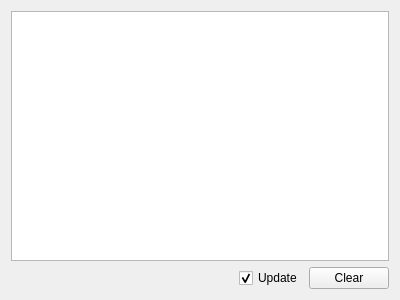
<?xml version="1.0" encoding="UTF-8"?>
<ui version="4.0">
 <class>Form_messagesOutput</class>
 <widget class="QWidget" name="Form_messagesOutput">
  <property name="geometry">
   <rect>
    <x>0</x>
    <y>0</y>
    <width>400</width>
    <height>300</height>
   </rect>
  </property>
  <property name="windowTitle">
   <string>Form</string>
  </property>
  <layout class="QGridLayout" name="gridLayout" columnstretch="10,1,0">
   <item row="1" column="1">
    <widget class="QCheckBox" name="checkBox_update">
     <property name="text">
      <string>Update</string>
     </property>
     <property name="checked">
      <bool>true</bool>
     </property>
    </widget>
   </item>
   <item row="1" column="2">
    <widget class="QPushButton" name="pushButton">
     <property name="text">
      <string>Clear</string>
     </property>
    </widget>
   </item>
   <item row="0" column="0" colspan="3">
    <widget class="QListWidget" name="listWidget_messages"/>
   </item>
  </layout>
 </widget>
 <resources/>
 <connections>
  <connection>
   <sender>pushButton</sender>
   <signal>clicked()</signal>
   <receiver>Form_messagesOutput</receiver>
   <slot>trigger_clear_messages()</slot>
   <hints>
    <hint type="sourcelabel">
     <x>357</x>
     <y>275</y>
    </hint>
    <hint type="destinationlabel">
     <x>260</x>
     <y>-9</y>
    </hint>
   </hints>
  </connection>
 </connections>
 <slots>
  <slot>trigger_clear_messages()</slot>
 </slots>
</ui>
